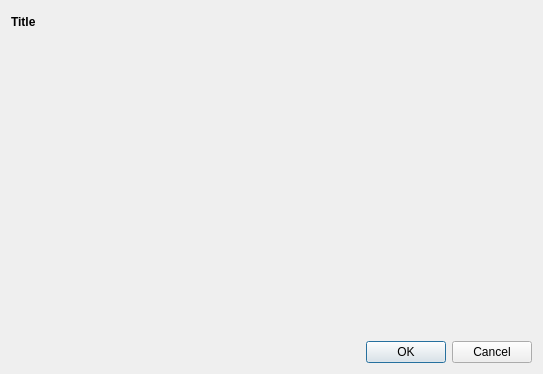
<?xml version="1.0" encoding="UTF-8"?>
<ui version="4.0">
 <class>ConfigurationDialog</class>
 <widget class="QDialog" name="ConfigurationDialog">
  <property name="geometry">
   <rect>
    <x>0</x>
    <y>0</y>
    <width>543</width>
    <height>374</height>
   </rect>
  </property>
  <property name="windowTitle">
   <string>Compare Changes Dialog</string>
  </property>
  <layout class="QVBoxLayout" name="verticalLayout_3">
   <item>
    <layout class="QHBoxLayout" name="horizontalLayout_3">
     <item>
      <widget class="QLabel" name="ui_title">
       <property name="font">
        <font>
         <weight>75</weight>
         <bold>true</bold>
        </font>
       </property>
       <property name="text">
        <string>Title</string>
       </property>
      </widget>
     </item>
     <item>
      <widget class="QPushButton" name="ui_backward">
       <property name="maximumSize">
        <size>
         <width>32</width>
         <height>32</height>
        </size>
       </property>
       <property name="text">
        <string/>
       </property>
       <property name="iconSize">
        <size>
         <width>24</width>
         <height>24</height>
        </size>
       </property>
       <property name="flat">
        <bool>true</bool>
       </property>
      </widget>
     </item>
     <item>
      <widget class="QPushButton" name="ui_forward">
       <property name="maximumSize">
        <size>
         <width>32</width>
         <height>32</height>
        </size>
       </property>
       <property name="text">
        <string/>
       </property>
       <property name="iconSize">
        <size>
         <width>24</width>
         <height>24</height>
        </size>
       </property>
       <property name="flat">
        <bool>true</bool>
       </property>
      </widget>
     </item>
    </layout>
   </item>
   <item>
    <widget class="QStackedWidget" name="ui_stack_widget">
     <property name="minimumSize">
      <size>
       <width>220</width>
       <height>0</height>
      </size>
     </property>
     <property name="currentIndex">
      <number>-1</number>
     </property>
    </widget>
   </item>
   <item>
    <widget class="QDialogButtonBox" name="ui_buttonBox">
     <property name="standardButtons">
      <set>QDialogButtonBox::Cancel|QDialogButtonBox::Ok</set>
     </property>
    </widget>
   </item>
  </layout>
 </widget>
 <resources/>
 <connections>
  <connection>
   <sender>ui_buttonBox</sender>
   <signal>clicked(QAbstractButton*)</signal>
   <receiver>ConfigurationDialog</receiver>
   <slot>accept()</slot>
   <hints>
    <hint type="sourcelabel">
     <x>299</x>
     <y>632</y>
    </hint>
    <hint type="destinationlabel">
     <x>299</x>
     <y>324</y>
    </hint>
   </hints>
  </connection>
 </connections>
</ui>
